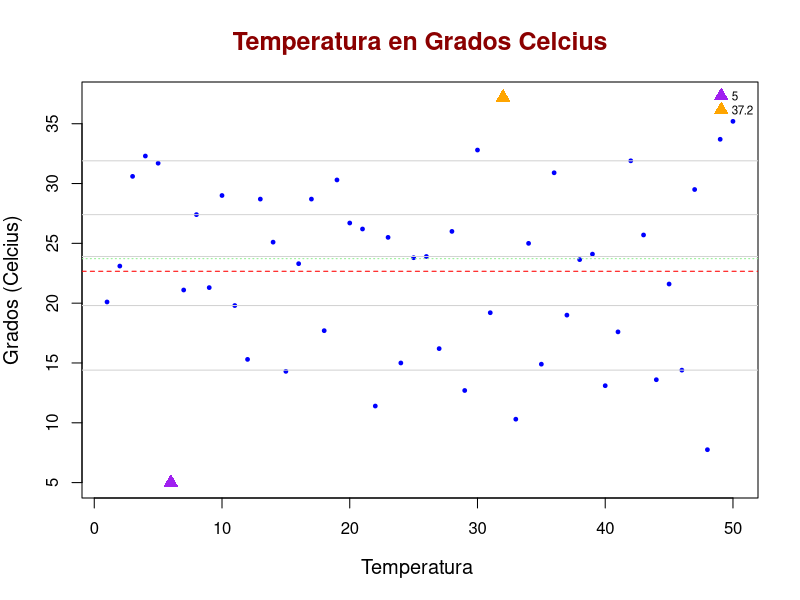
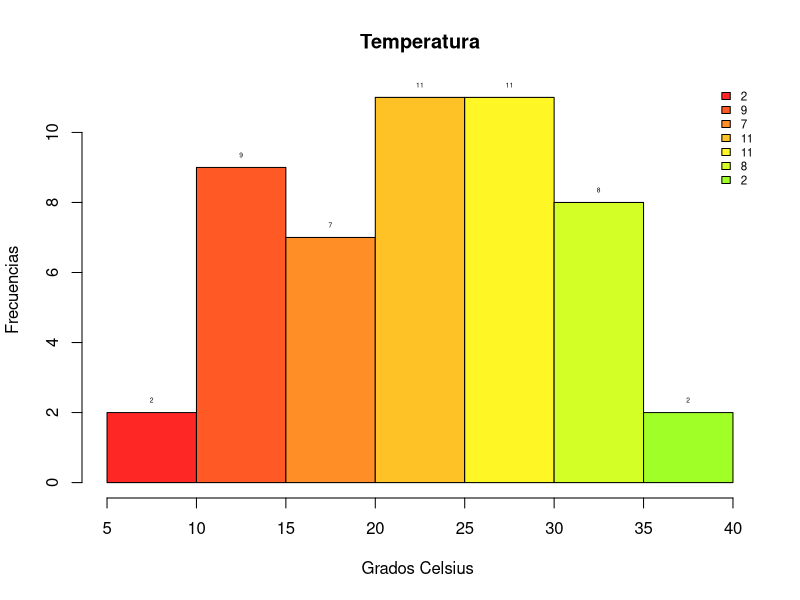
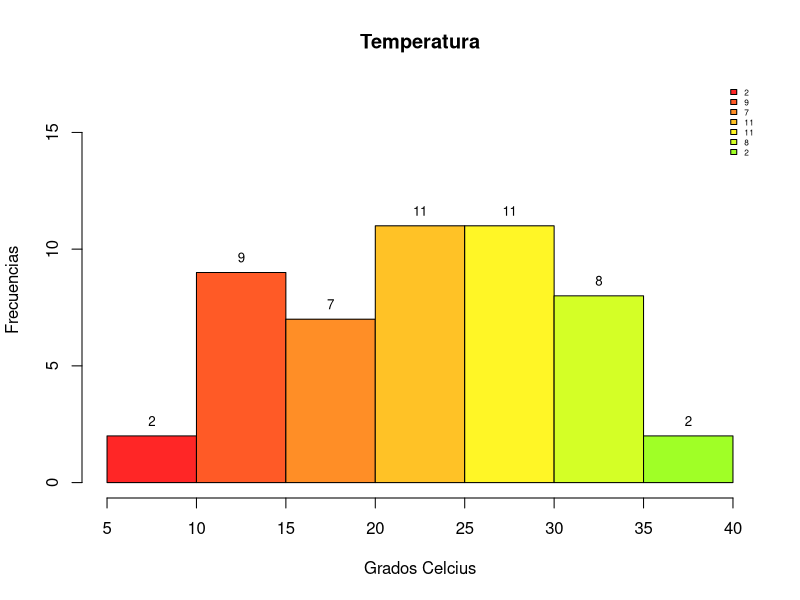
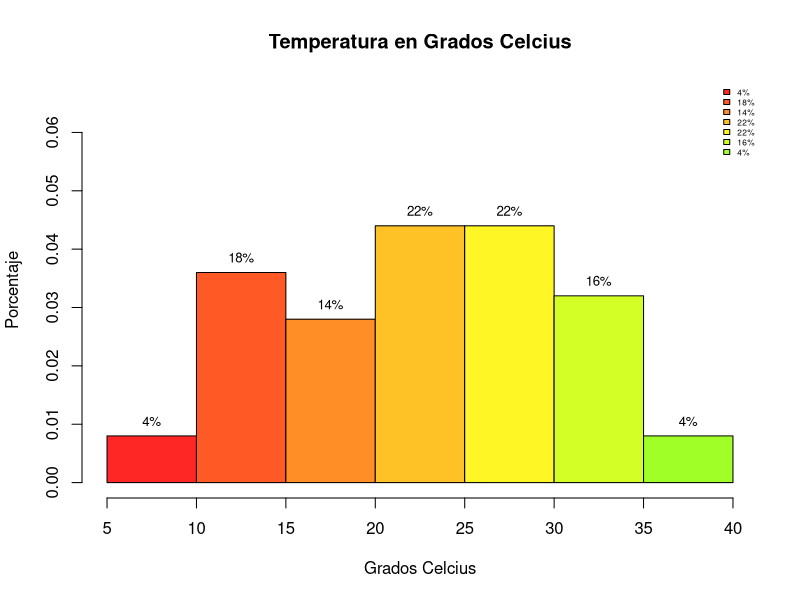
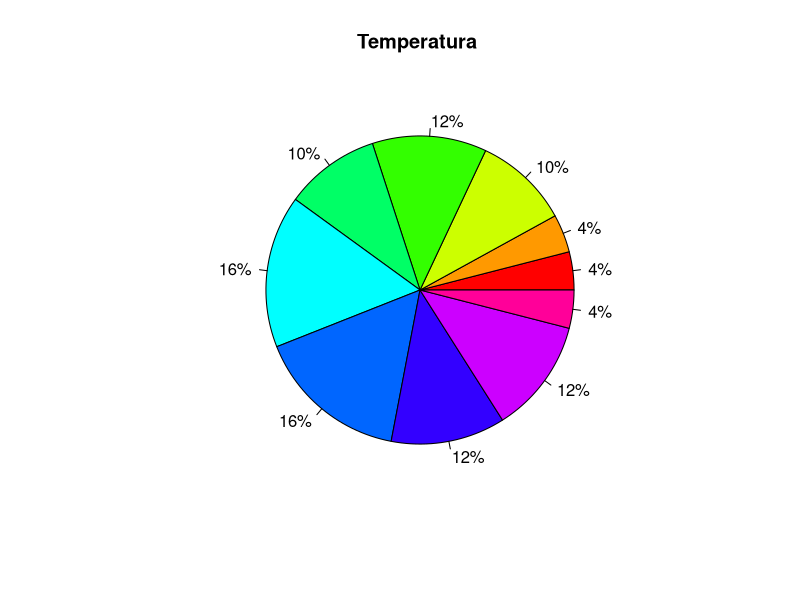
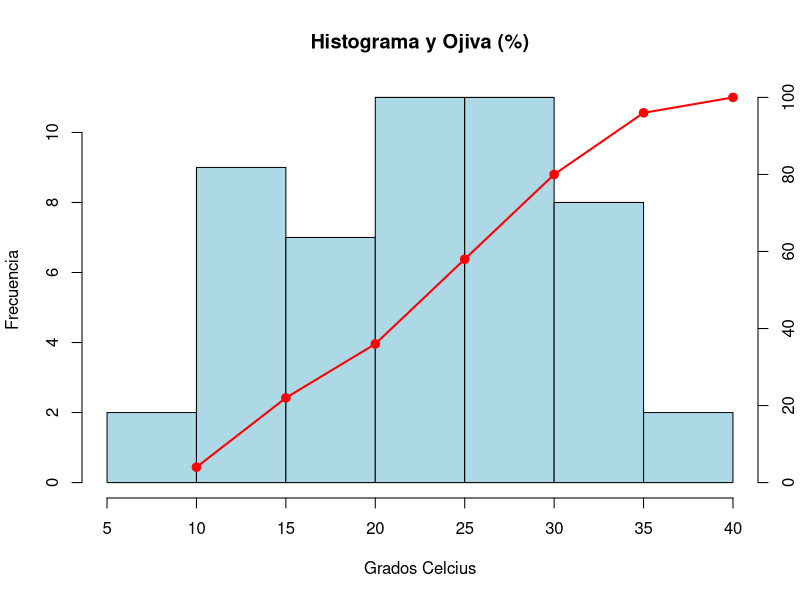

Recreate these plots in R, in order.
## ---- chunk 1
Temperatura_celsius <- c( 20.1, 23.1, 30.6, 32.3, 31.7, 5, 21.1, 27.4, 21.3, 29,
 19.8, 15.3, 28.7, 25.1, 14.3, 23.3, 28.7, 17.7, 30.3, 26.7, 26.2, 11.4, 25.5, 15, 23.8,
 23.9, 16.2, 26, 12.7, 32.8, 19.2, 37.2, 10.3, 25, 14.9, 30.9, 19, 23.64, 24.1, 13.1,
 17.6, 31.9, 25.7, 13.6, 21.6, 14.4, 29.5, 7.75, 33.7, 35.2)
## ---- chunk 2
summary(Temperatura_celsius)
## ---- chunk 3
Temp_ord <- sort(Temperatura_celsius); (Temp_ord)
cte <- 9
## ---- chunk 4
indices <- 1:10; (indices)
t <- cte*indices; (t)
## ---- chunk 5
mis_deciles <- Temp_ord[t]; (mis_deciles)
cuantiles <- quantile(Temperatura_celsius); (cuantiles)
Q1 <- cuantiles[2]; (Q1)
Q2 <- cuantiles[3]; (Q2)
Q3 <- cuantiles[4]; (Q3)
## ---- chunk 6
x_media <- mean(Temperatura_celsius);(x_media)
mi_min <- min(Temperatura_celsius); (mi_min)
mi_max <- max(Temperatura_celsius); (mi_max)
varianza <- var(Temperatura_celsius); (varianza) 
DesvEst <- sd(Temperatura_celsius); (DesvEst)
## ---- chunk 7
plot(
  Temperatura_celsius,
  main = "Temperatura en Grados Celcius",
  xlab = "Temperatura ",
  ylab = "Grados (Celcius)",
  col = "blue",       
  pch = 19,           
  cex = 0.5,          
  cex.main = 1.5,     
  cex.lab = 1.2,      
  col.main = "darkred")
legend(
  "topright",                 
  legend = c(mi_min,mi_max),    
  pch = 17,
  col=c("purple","orange"),
  pt.cex = 1.5,                
  cex = 0.7,
  bty = "n"                    
)
abline(h = x_media, col = "red", lwd = 1, lty = 2)     
abline(h = Q2, col = "lightgreen", lwd = 1, lty = 3) 
abline(h = mis_deciles, col = "lightgray", lty = 1.5)
points(which.min(Temperatura_celsius), min(Temperatura_celsius), col = "purple", pch = 17, cex = 1.5)
points(which.max(Temperatura_celsius), max(Temperatura_celsius), col = "orange", pch = 17, cex = 1.5)
## ---- chunk 8
nbreaks=10;
miscolores <- rainbow(25,0.85);
h <- hist(Temperatura_celsius, breaks = nbreaks, col= miscolores, 
          main = 'Temperatura',
          xlab="Grados Celsius ",
          ylab="Frecuencias")
text(h$mids, h$counts, labels = h$counts, pos = 3, cex = 0.4, 
     col = "black")
nl <- length(h$counts); 
legend(
  "topright",                  # ubicación
  legend = h$counts,    # etiquetas
  fill = miscolores,
  col = miscolores,    # colores (uno por cada símbolo)
  pt.cex = 1.5,                # tamaño de los símbolos
  cex = 0.7,
  bty = "n"                    # sin borde en la caja
)
## ---- chunk 9
nbreaks=10;
h2 <- hist(Temperatura_celsius, breaks = nbreaks, col= miscolores, 
           main = 'Temperatura',
           xlab="Grados Celcius",
           ylab="Frecuencias",
           ylim=c(0,max(h$counts)*1.5))
text(h$mids, h$counts, labels = h$counts, pos = 3, cex = 0.8, 
     col = "black")
nl <- length(h$counts); 
legend(
  "topright",                
  legend = h$counts,    
  fill = miscolores,
  col = miscolores,    
  pt.cex = 1.5,               
  cex = 0.5,
  bty = "n"                    
)
## ---- chunk 10
h3 <- hist(Temperatura_celsius, 
           breaks = nbreaks, 
           col= miscolores, 
           main = 'Temperatura en Grados Celcius',
           xlab="Grados Celcius",
           ylab="Porcentaje",
           ylim=c(0,max(h$density)*1.5),
           probability=TRUE)
porcentajes <- h3$counts/sum(h3$counts)*100

text(h3$mids, 
     h3$density, 
     labels = paste0(round(porcentajes,1),"%"),
     pos = 3, 
     cex = 0.8, 
     col = "black")

nl <- length(h3$counts); (nl)
legend(
  "topright",                
  legend = paste0(round(porcentajes,1),"%"),
  fill = miscolores,
  cex = 0.5,
  bty = "n"                   
)
## ---- chunk 11
nbreaks <- 10
intervalos <- cut(Temperatura_celsius, breaks = nbreaks); (intervalos)
tabla <- table(intervalos); (tabla)
porcentajes <- round(prop.table(tabla) * 100, 1); (porcentajes)
pie(tabla,
    main = "Temperatura ",
    col = rainbow(length(tabla)),
    labels = paste0(porcentajes, "%"))
## ---- chunk 12
##---- Grafica combinada ----
nbreaks <- 10
h <- hist(Temperatura_celsius, breaks = nbreaks, plot = FALSE)
hist(Temperatura_celsius,
     breaks = nbreaks,
     col = "lightblue",
     main = "Histograma y Ojiva (%)",
     xlab = "Grados Celcius",
     ylab = "Frecuencia")
freq_acum_pct <- cumsum(h$counts) / sum(h$counts) * 100
x_vals <- h$breaks[-1]
par(new = TRUE)
plot(x_vals, freq_acum_pct,
     type = "o", pch = 19, lwd = 2, col = "red",
     axes = FALSE, xlab = "", ylab = "",
     xlim = range(h$breaks), ylim = c(0, 100))
axis(4)                           
